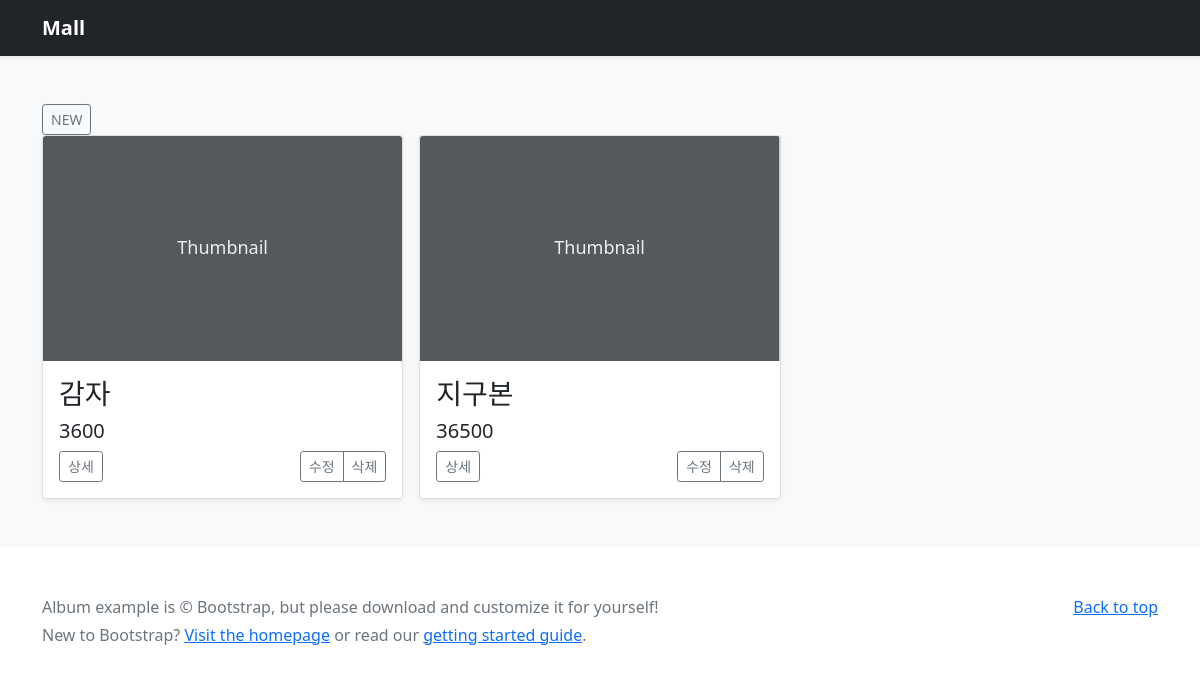
Before: / with the older database file.
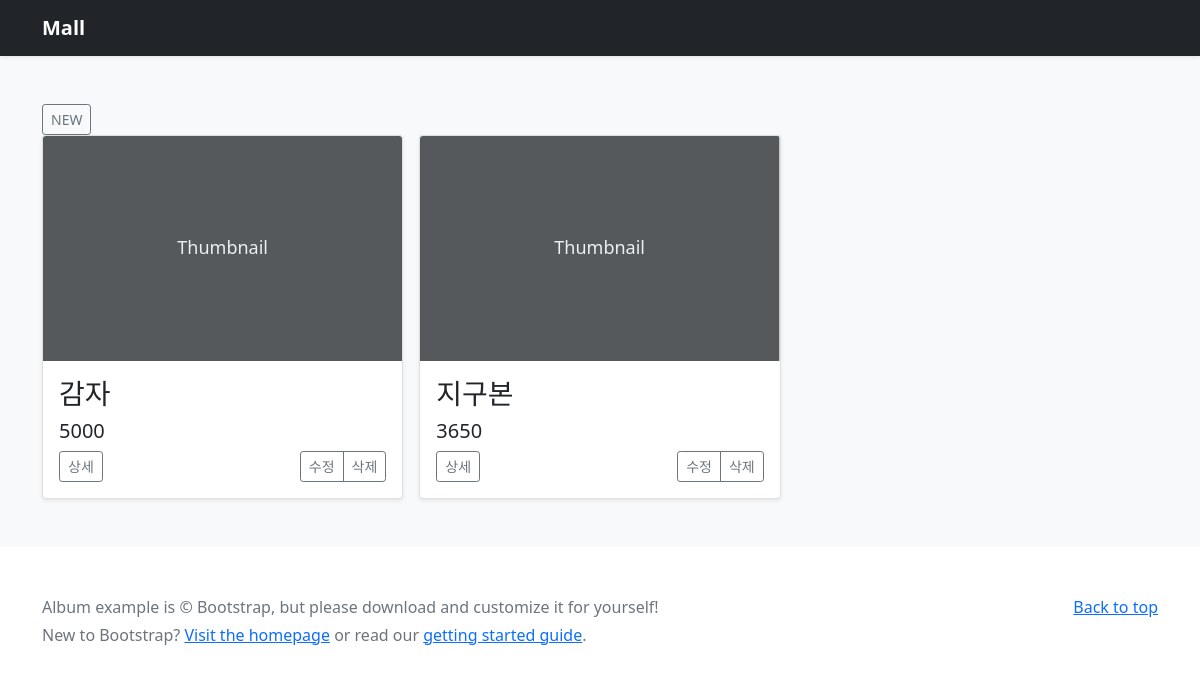
After: the same page with the newer database file.
### mall/models.py (models this page shows)
class Mall(models.Model):
    product = models.CharField(max_length=30)
    price = models.CharField(max_length=30)
    description = models.TextField()

### mall/views.py (the view)
# urls.py: 2. Add a URL to urlpatterns:  path('', views.home, name='home')
def home(request):
    malls = Mall.objects.all()
    return render(request, 'home.html', {'malls':malls})

### mall/templates/home.html (shortened to what this page needs)
<!doctype html>
<html lang="en">
<head>
    <link href="/docs/5.0/dist/css/bootstrap.min.css" rel="stylesheet"
>
    <link href="https://cdn.jsdelivr.net/npm/bootstrap@5.0.1/dist/css/bootstrap.min.css" rel="stylesheet"
>
</head>
<body>
    <header>
        <div class="navbar navbar-dark bg-dark shadow-sm">
            <div class="container">
                <a href="#" class="navbar-brand d-flex align-items-center">
                    <strong>Mall</strong>
                </a>
            </div>
        </div>
    </header>
    <main>
        <div class="album py-5 bg-light">
            <div class="container">
                <button type="button" class="btn btn-sm btn-outline-secondary">NEW</button>
                <div class="row row-cols-1 row-cols-sm-2 row-cols-md-3 g-3">
                    {% for mall in malls %}
                    <div class="col">
                        <div class="card shadow-sm">
                            <svg class="bd-placeholder-img card-img-top" width="100%" height="225"
                                xmlns="http://www.w3.org/2000/svg" role="img" aria-label="Placeholder: Thumbnail"
                                preserveAspectRatio="xMidYMid slice" focusable="false">
                                <rect width="100%" height="100%" fill="#55595c" /><text x="50%" y="50%" fill="#eceeef"
                                    dy=".3em">Thumbnail</text>
                            </svg>
                            <div class="card-body">
                                <h3 class="card-text">{{mall.product}}</h3>
                                <h5 class="card-text">{{mall.price}}</h5>
                                <div class="d-flex justify-content-between align-items-center">
                                    <a href="{%url 'detail' mall.id%}" class="btn btn-sm btn-outline-secondary">상세</a>
                                    <div class="btn-group">
                                        <a href="#" class="btn btn-sm btn-outline-secondary">수정</a>
                                        <a href="#" class="btn btn-sm btn-outline-secondary">삭제</a>
                                    </div>
                                </div>
                            </div>
                        </div>
                    </div>
                    {% endfor %}
                </div>
            </div>
        </div>
    </main>
    <footer class="text-muted py-5">
        <div class="container">
            <p class="float-end mb-1">
                <a href="#">Back to top</a>
            </p>
            <p class="mb-1">Album example is &copy; Bootstrap, but please download and customize it for yourself!</p>
            <p class="mb-0">New to Bootstrap? <a href="/">Visit the homepage</a> or read our <a
                    href="/docs/5.0/getting-started/introduction/">getting started guide</a>.</p>
        </div>
    </footer>
</body>
</html>

### mall/templates/home.html (style rules this page uses)
.bd-placeholder-img { font-size: 1.125rem; text-anchor: middle; -webkit-user-select: none; -moz-user-select: none; user-select: none; }

Changed rows visible on the page:
changed Mall "감자": price "3600" → "5000"
changed Mall "지구본": price "36500" → "3650"
